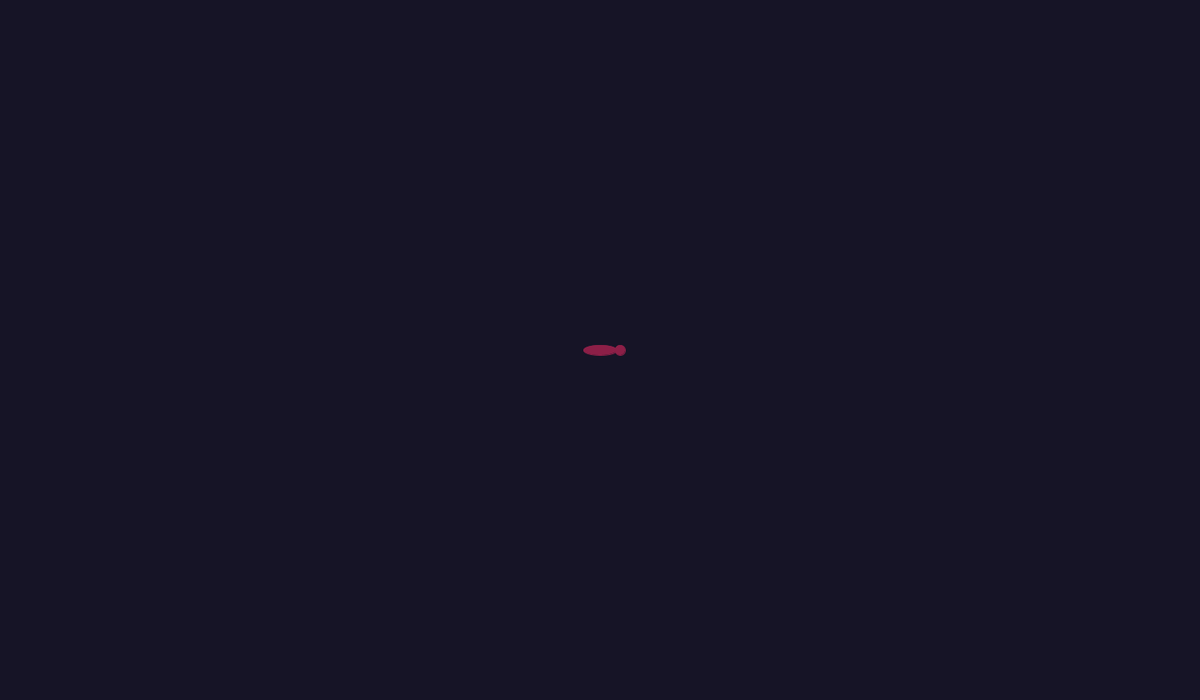
Frame 1 (no input)
Frame 60 (the mouse pressed at the canvas centre just before this capture): identical to frame 1, image omitted
Frame 120 (the mouse held since frame 60 and released just before this capture): identical to frame 1, image omitted

The Processing sketch that drew this single still picture (run headless with seeded random() and noise(); from frame 60 on, the mouse is pressed at the canvas centre):

// Processing sketch: ex_3_3_angular_motion
// ── ex_3_3_angular_motion.pde
int width = 1440;
int height = 840;
Mover[] movers = new Mover[1];

void setup() 
{
  size(1440, 840);
  for (int i = 0; i < movers.length; i++) {
    movers[i] = new Mover(140, 31, 71, 4);
  }
}

void draw() {
  background(22, 20, 38);

  for (int i = 0; i < movers.length; i++) {
    if (keyPressed) {
      if (key == CODED) {
        if (keyCode == LEFT) {
          PVector input = new PVector(-0.1, -0.1);
          movers[i].applyForce(input);
        } else if (keyCode == RIGHT) {
          PVector input = new PVector(0.1, 0.1);
          movers[i].applyForce(input);
        }
      }
    }

    movers[i].update();
    movers[i].display();
  }
}

class Mover {
  PVector location, velocity, acceleration, wind, helium, gravity, window;
  int r, g, b;
  float offset, mass;
  float angle;

  Mover(int r, int g, int b, float mass) {
    location = new PVector(width/2, height/2);
    velocity = new PVector(0.0, 0.0);
    acceleration = new PVector(0.0, 0.0);
    this.r = r;
    this.g = g;
    this.b = b;
    this.mass = mass;
    this.angle = 0;
  }

  void display() {
    stroke(r, g, b);
    fill(r, g, b);
    pushMatrix();
    translate(location.x, location.y);
    rotate(angle);
    ellipse(
      0, 0,
      10*mass, 3*mass
    );
    ellipse(
      6*mass, 0,
      3*mass, 3*mass
    );
    smooth();
    popMatrix();
  }

  void update() {
    angle = atan2(velocity.y, velocity.x);
    velocity.add(acceleration);
    location.add(velocity);   
    acceleration.mult(0);
    checkEdges();
    limit(1);
  }
  
  void applyForce(PVector force) {
    PVector f = PVector.div(force, mass);
    acceleration.add(f);
  }
  
  void limit(float max) {
    if (velocity.x > max) {
      velocity.x = max; 
    }
    if (velocity.x < -1 * max) {
      velocity.x = -1 * max; 
    }
    if (velocity.y > max) {
      velocity.y = max; 
    }
    if (velocity.y < -1 * max) {
      velocity.y = -1 * max; 
    }
  }
  
  void checkEdges() {
    if (location.y < 0) {
      location.y = 0;
    }

    if (location.y > height) {
      location.y = height;
    }
    
    if (location.x < 0) {
      location.x = 0;
    }
    
    if (location.x > width) {
      location.x = width;
    }
  }
}
